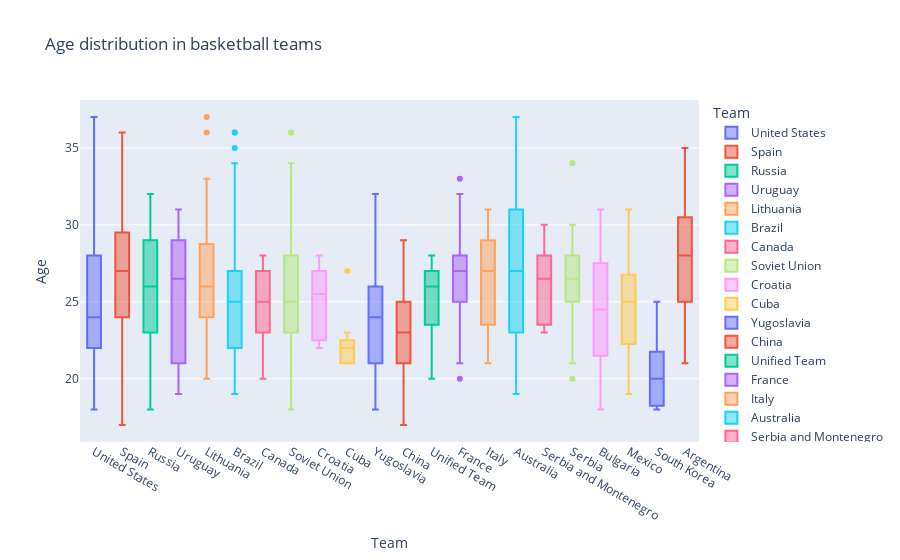

Notebook source saved alongside this figure:
### Code cell
# age distribution in basketball
# px.box or px.scatter are the best options here, otherwise i'm getting the sum of ages, which is irrelevant
fig = px.box(
    df_basketball,
    x="Team",
    y="Age",
    color="Team",
    title="Age distribution in basketball teams",
)
fig.show()

### Figure 1 — Plotly figure (JSON) as saved in the notebook; plotly's stock layout.template omitted (floating-point values rounded to 4 significant figures; data arrays with more than 128 entries replaced by an {"elided": "..."} marker saying what was removed)
{"data": [{"alignmentgroup": "True", "hovertemplate": "Team=%{x}<br>Age=%{y}<extra></extra>", "legendgroup": "United States", "marker": {"color": "#636efa"}, "name": "United States", "notched": false, "offsetgroup": "United States", "orientation": "v", "showlegend": true, "type": "box", "x": {"elided": "341 str values"}, "x0": " ", "xaxis": "x", "y": {"elided": "341 int values"}, "y0": " ", "yaxis": "y"}, {"alignmentgroup": "True", "hovertemplate": "Team=%{x}<br>Age=%{y}<extra></extra>", "legendgroup": "Spain", "marker": {"color": "#EF553B"}, "name": "Spain", "notched": false, "offsetgroup": "Spain", "orientation": "v", "showlegend": true, "type": "box", "x": ["Spain", "Spain", "Spain", "Spain", "Spain", "Spain", "Spain", "Spain", "Spain", "Spain", "Spain", "Spain", "Spain", "Spain", "Spain", "Spain", "Spain", "Spain", "Spain", "Spain", "Spain", "Spain", "Spain", "Spain", "Spain", "Spain", "Spain", "Spain", "Spain", "Spain", "Spain", "Spain", "Spain", "Spain", "Spain", "Spain", "Spain", "Spain", "Spain", "Spain", "Spain", "Spain", "Spain", "Spain", "Spain", "Spain", "Spain", "Spain", "Spain", "Spain", "Spain", "Spain", "Spain", "Spain", "Spain", "Spain", "Spain", "Spain", "Spain", "Spain"], "x0": " ", "xaxis": "x", "y": [23, 23, 25, 26, 30, 34, 23, 27, 29, 29, 30, 29, 23, 27, 31, 30, 23, 27, 28, 32, 36, 24, 22, 22, 22, 32, 25, 24, 28, 25, 28, 29, 22, 25, 29, 28, 32, 36, 21, 27, 36, 33, 20, 28, 32, 36, 28, 24, 26, 30, 24, 21, 17, 25, 28, 28, 25, 26, 26, 25], "y0": " ", "yaxis": "y"}, {"alignmentgroup": "True", "hovertemplate": "Team=%{x}<br>Age=%{y}<extra></extra>", "legendgroup": "Russia", "marker": {"color": "#00cc96"}, "name": "Russia", "notched": false, "offsetgroup": "Russia", "orientation": "v", "showlegend": true, "type": "box", "x": ["Russia", "Russia", "Russia", "Russia", "Russia", "Russia", "Russia", "Russia", "Russia", "Russia", "Russia", "Russia", "Russia", "Russia", "Russia", "Russia", "Russia", "Russia", "Russia", "Russia", "Russia", "Russia", "Russia", "Russia", "Russia", "Russia", "Russia", "Russia", "Russia", "Russia", "Russia", "Russia", "Russia", "Russia", "Russia", "Russia"], "x0": " ", "xaxis": "x", "y": [28, 23, 31, 21, 32, 26, 30, 31, 30, 18, 24, 24, 27, 29, 22, 31, 24, 28, 23, 20, 29, 26, 23, 27, 26, 27, 31, 22, 26, 23, 25, 25, 29, 23, 27, 26], "y0": " ", "yaxis": "y"}, {"alignmentgroup": "True", "hovertemplate": "Team=%{x}<br>Age=%{y}<extra></extra>", "legendgroup": "Uruguay", "marker": {"color": "#ab63fa"}, "name": "Uruguay", "notched": false, "offsetgroup": "Uruguay", "orientation": "v", "showlegend": true, "type": "box", "x": ["Uruguay", "Uruguay", "Uruguay", "Uruguay", "Uruguay", "Uruguay", "Uruguay", "Uruguay", "Uruguay", "Uruguay", "Uruguay", "Uruguay", "Uruguay", "Uruguay", "Uruguay", "Uruguay", "Uruguay", "Uruguay", "Uruguay", "Uruguay", "Uruguay", "Uruguay", "Uruguay", "Uruguay"], "x0": " ", "xaxis": "x", "y": [27, 24, 19, 30, 25, 29, null, 22, 27, 27, 31, 26, 30, null, 27, 29, 21, 26, 20, 21, 27, 21, 30, 20], "y0": " ", "yaxis": "y"}, {"alignmentgroup": "True", "hovertemplate": "Team=%{x}<br>Age=%{y}<extra></extra>", "legendgroup": "Lithuania", "marker": {"color": "#FFA15A"}, "name": "Lithuania", "notched": false, "offsetgroup": "Lithuania", "orientation": "v", "showlegend": true, "type": "box", "x": ["Lithuania", "Lithuania", "Lithuania", "Lithuania", "Lithuania", "Lithuania", "Lithuania", "Lithuania", "Lithuania", "Lithuania", "Lithuania", "Lithuania", "Lithuania", "Lithuania", "Lithuania", "Lithuania", "Lithuania", "Lithuania", "Lithuania", "Lithuania", "Lithuania", "Lithuania", "Lithuania", "Lithuania", "Lithuania", "Lithuania", "Lithuania", "Lithuania", "Lithuania", "Lithuania", "Lithuania", "Lithuania", "Lithuania", "Lithuania", "Lithuania"], "x0": " ", "xaxis": "x", "y": [26, 28, 33, 24, 22, 26, 30, 27, 24, 37, 20, 24, 31, 32, 36, 28, 24, 28, 32, 24, 29, 24, 20, 27, 31, 22, 22, 22, 26, 26, 25, 26, 22, 27, 20], "y0": " ", "yaxis": "y"}, {"alignmentgroup": "True", "hovertemplate": "Team=%{x}<br>Age=%{y}<extra></extra>", "legendgroup": "Brazil", "marker": {"color": "#19d3f3"}, "name": "Brazil", "notched": false, "offsetgroup": "Brazil", "orientation": "v", "showlegend": true, "type": "box", "x": ["Brazil", "Brazil", "Brazil", "Brazil", "Brazil", "Brazil", "Brazil", "Brazil", "Brazil", "Brazil", "Brazil", "Brazil", "Brazil", "Brazil", "Brazil", "Brazil", "Brazil", "Brazil", "Brazil", "Brazil", "Brazil", "Brazil", "Brazil", "Brazil", "Brazil", "Brazil", "Brazil", "Brazil", "Brazil", "Brazil", "Brazil", "Brazil", "Brazil", "Brazil", "Brazil", "Brazil", "Brazil", "Brazil", "Brazil", "Brazil", "Brazil", "Brazil", "Brazil", "Brazil", "Brazil", "Brazil", "Brazil", "Brazil", "Brazil", "Brazil", "Brazil", "Brazil", "Brazil", "Brazil", "Brazil", "Brazil", "Brazil", "Brazil"], "x0": " ", "xaxis": "x", "y": [25, 29, 21, 22, 26, 23, 35, 24, 28, 20, 23, 22, 24, 30, 27, 21, 25, 25, 25, 27, 31, 25, 25, 29, 29, 26, 23, 23, 27, 36, 27, 31, 21, 25, 20, 21, 21, 23, 27, 23, 23, 21, 25, 28, 34, 20, 24, 24, 19, 21, 25, 21, 32, 36, 26, 21, 25, 22], "y0": " ", "yaxis": "y"}, {"alignmentgroup": "True", "hovertemplate": "Team=%{x}<br>Age=%{y}<extra></extra>", "legendgroup": "Canada", "marker": {"color": "#FF6692"}, "name": "Canada", "notched": false, "offsetgroup": "Canada", "orientation": "v", "showlegend": true, "type": "box", "x": ["Canada", "Canada", "Canada", "Canada", "Canada", "Canada", "Canada", "Canada", "Canada"], "x0": " ", "xaxis": "x", "y": [27, 27, 23, 25, 28, 24, 20, 26, 23], "y0": " ", "yaxis": "y"}, {"alignmentgroup": "True", "hovertemplate": "Team=%{x}<br>Age=%{y}<extra></extra>", "legendgroup": "Soviet Union", "marker": {"color": "#B6E880"}, "name": "Soviet Union", "notched": false, "offsetgroup": "Soviet Union", "orientation": "v", "showlegend": true, "type": "box", "x": {"elided": "146 str values"}, "x0": " ", "xaxis": "x", "y": {"elided": "146 int values"}, "y0": " ", "yaxis": "y"}, {"alignmentgroup": "True", "hovertemplate": "Team=%{x}<br>Age=%{y}<extra></extra>", "legendgroup": "Croatia", "marker": {"color": "#FF97FF"}, "name": "Croatia", "notched": false, "offsetgroup": "Croatia", "orientation": "v", "showlegend": true, "type": "box", "x": ["Croatia", "Croatia", "Croatia", "Croatia", "Croatia", "Croatia", "Croatia", "Croatia", "Croatia", "Croatia", "Croatia", "Croatia"], "x0": " ", "xaxis": "x", "y": [25, 27, 28, 22, 22, 23, 26, 27, 27, 25, 22, 28], "y0": " ", "yaxis": "y"}, {"alignmentgroup": "True", "hovertemplate": "Team=%{x}<br>Age=%{y}<extra></extra>", "legendgroup": "Cuba", "marker": {"color": "#FECB52"}, "name": "Cuba", "notched": false, "offsetgroup": "Cuba", "orientation": "v", "showlegend": true, "type": "box", "x": ["Cuba", "Cuba", "Cuba", "Cuba", "Cuba", "Cuba", "Cuba", "Cuba", "Cuba", "Cuba", "Cuba", "Cuba"], "x0": " ", "xaxis": "x", "y": [22, 21, 22, 27, 22, 22, 21, 21, 21, 23, 21, 23], "y0": " ", "yaxis": "y"}, {"alignmentgroup": "True", "hovertemplate": "Team=%{x}<br>Age=%{y}<extra></extra>", "legendgroup": "Yugoslavia", "marker": {"color": "#636efa"}, "name": "Yugoslavia", "notched": false, "offsetgroup": "Yugoslavia", "orientation": "v", "showlegend": true, "type": "box", "x": ["Yugoslavia", "Yugoslavia", "Yugoslavia", "Yugoslavia", "Yugoslavia", "Yugoslavia", "Yugoslavia", "Yugoslavia", "Yugoslavia", "Yugoslavia", "Yugoslavia", "Yugoslavia", "Yugoslavia", "Yugoslavia", "Yugoslavia", "Yugoslavia", "Yugoslavia", "Yugoslavia", "Yugoslavia", "Yugoslavia", "Yugoslavia", "Yugoslavia", "Yugoslavia", "Yugoslavia", "Yugoslavia", "Yugoslavia", "Yugoslavia", "Yugoslavia", "Yugoslavia", "Yugoslavia", "Yugoslavia", "Yugoslavia", "Yugoslavia", "Yugoslavia", "Yugoslavia", "Yugoslavia", "Yugoslavia", "Yugoslavia", "Yugoslavia", "Yugoslavia", "Yugoslavia", "Yugoslavia", "Yugoslavia", "Yugoslavia", "Yugoslavia", "Yugoslavia", "Yugoslavia", "Yugoslavia", "Yugoslavia", "Yugoslavia", "Yugoslavia", "Yugoslavia", "Yugoslavia", "Yugoslavia", "Yugoslavia", "Yugoslavia", "Yugoslavia", "Yugoslavia", "Yugoslavia", "Yugoslavia", "Yugoslavia", "Yugoslavia", "Yugoslavia", "Yugoslavia", "Yugoslavia", "Yugoslavia", "Yugoslavia", "Yugoslavia", "Yugoslavia", "Yugoslavia", "Yugoslavia", "Yugoslavia", "Yugoslavia", "Yugoslavia", "Yugoslavia", "Yugoslavia", "Yugoslavia", "Yugoslavia", "Yugoslavia", "Yugoslavia", "Yugoslavia", "Yugoslavia", "Yugoslavia", "Yugoslavia"], "x0": " ", "xaxis": "x", "y": [23, 21, 18, 22, 24, 24, 19, 27, 31, 26, 27, 24, 24, 28, 32, 31, 22, 26, 19, 20, 25, 30, 22, 25, 28, 26, 27, 22, 26, 21, 25, 19, 23, 27, 20, 29, 27, 19, 25, 25, 18, 20, 26, 22, 26, 21, 24, 19, 24, 28, 28, 21, 22, 27, 19, 25, 19, 23, 20, 23, 27, 20, 30, 27, 21, 24, 25, 26, 30, 19, 26, 25, 20, 23, 24, 19, 24, 22, 21, 21, 25, 29, 21, 22], "y0": " ", "yaxis": "y"}, {"alignmentgroup": "True", "hovertemplate": "Team=%{x}<br>Age=%{y}<extra></extra>", "legendgroup": "China", "marker": {"color": "#EF553B"}, "name": "China", "notched": false, "offsetgroup": "China", "orientation": "v", "showlegend": true, "type": "box", "x": ["China", "China", "China", "China", "China", "China", "China", "China", "China", "China", "China", "China", "China", "China", "China", "China", "China", "China", "China", "China", "China", "China", "China"], "x0": " ", "xaxis": "x", "y": [21, 21, 21, 29, 23, 22, 22, 22, 22, 19, 27, 25, 21, 25, 25, 20, 26, 28, 24, 24, 24, 17, 25], "y0": " ", "yaxis": "y"}, {"alignmentgroup": "True", "hovertemplate": "Team=%{x}<br>Age=%{y}<extra></extra>", "legendgroup": "Unified Team", "marker": {"color": "#00cc96"}, "name": "Unified Team", "notched": false, "offsetgroup": "Unified Team", "orientation": "v", "showlegend": true, "type": "box", "x": ["Unified Team", "Unified Team", "Unified Team", "Unified Team", "Unified Team", "Unified Team", "Unified Team", "Unified Team", "Unified Team", "Unified Team", "Unified Team", "Unified Team"], "x0": " ", "xaxis": "x", "y": [20, 22, 26, 27, 28, 26, 27, 26, 27, 25, 23, 24], "y0": " ", "yaxis": "y"}, {"alignmentgroup": "True", "hovertemplate": "Team=%{x}<br>Age=%{y}<extra></extra>", "legendgroup": "France", "marker": {"color": "#ab63fa"}, "name": "France", "notched": false, "offsetgroup": "France", "orientation": "v", "showlegend": true, "type": "box", "x": ["France", "France", "France", "France", "France", "France", "France", "France", "France", "France", "France", "France", "France", "France", "France", "France", "France", "France", "France", "France", "France", "France", "France", "France", "France", "France", "France", "France", "France", "France", "France", "France", "France", "France", "France", "France", "France", "France"], "x0": " ", "xaxis": "x", "y": [28, 28, 32, 28, 26, 25, 27, 23, 27, 25, 28, 30, 22, 26, 31, 26, 27, 28, 25, 22, 26, 25, 33, 27, 24, 29, 20, 29, 23, 28, 23, 28, 28, 27, 28, 21, 23, 26], "y0": " ", "yaxis": "y"}, {"alignmentgroup": "True", "hovertemplate": "Team=%{x}<br>Age=%{y}<extra></extra>", "legendgroup": "Italy", "marker": {"color": "#FFA15A"}, "name": "Italy", "notched": false, "offsetgroup": "Italy", "orientation": "v", "showlegend": true, "type": "box", "x": ["Italy", "Italy", "Italy", "Italy", "Italy", "Italy", "Italy", "Italy", "Italy", "Italy", "Italy", "Italy", "Italy", "Italy", "Italy", "Italy", "Italy", "Italy", "Italy", "Italy", "Italy", "Italy", "Italy", "Italy"], "x0": " ", "xaxis": "x", "y": [29, 23, 21, 26, 29, 28, 29, 22, 21, 23, 29, 27, 30, 31, 31, 31, 26, 27, 26, 22, 28, 28, 24, 25], "y0": " ", "yaxis": "y"}, {"alignmentgroup": "True", "hovertemplate": "Team=%{x}<br>Age=%{y}<extra></extra>", "legendgroup": "Australia", "marker": {"color": "#19d3f3"}, "name": "Australia", "notched": false, "offsetgroup": "Australia", "orientation": "v", "showlegend": true, "type": "box", "x": ["Australia", "Australia", "Australia", "Australia", "Australia", "Australia", "Australia", "Australia", "Australia", "Australia", "Australia", "Australia", "Australia", "Australia", "Australia", "Australia", "Australia", "Australia", "Australia", "Australia", "Australia", "Australia", "Australia", "Australia", "Australia", "Australia", "Australia", "Australia", "Australia", "Australia", "Australia", "Australia", "Australia", "Australia", "Australia", "Australia", "Australia", "Australia", "Australia", "Australia", "Australia", "Australia", "Australia", "Australia", "Australia", "Australia", "Australia", "Australia", "Australia", "Australia", "Australia", "Australia", "Australia", "Australia", "Australia", "Australia", "Australia", "Australia", "Australia", "Australia"], "x0": " ", "xaxis": "x", "y": [23, 27, 31, 36, 23, 20, 24, 23, 27, 27, 32, 35, 20, 22, 23, 31, 27, 23, 28, 32, 27, 31, 24, 25, 29, 33, 37, 27, 19, 23, 27, 31, 20, 30, 25, 36, 25, 23, 23, 26, 23, 29, 27, 26, 30, 23, 27, 31, 28, 32, 36, 20, 24, 28, 23, 27, 31, 35, 22, 27], "y0": " ", "yaxis": "y"}, {"alignmentgroup": "True", "hovertemplate": "Team=%{x}<br>Age=%{y}<extra></extra>", "legendgroup": "Serbia and Montenegro", "marker": {"color": "#FF6692"}, "name": "Serbia and Montenegro", "notched": false, "offsetgroup": "Serbia and Montenegro", "orientation": "v", "showlegend": true, "type": "box", "x": ["Serbia and Montenegro", "Serbia and Montenegro", "Serbia and Montenegro", "Serbia and Montenegro", "Serbia and Montenegro", "Serbia and Montenegro", "Serbia and Montenegro", "Serbia and Montenegro", "Serbia and Montenegro", "Serbia and Montenegro", "Serbia and Montenegro", "Serbia and Montenegro"], "x0": " ", "xaxis": "x", "y": [23, 23, 26, 28, 28, 24, 27, 30, 24, 29, 23, 27], "y0": " ", "yaxis": "y"}, {"alignmentgroup": "True", "hovertemplate": "Team=%{x}<br>Age=%{y}<extra></extra>", "legendgroup": "Serbia", "marker": {"color": "#B6E880"}, "name": "Serbia", "notched": false, "offsetgroup": "Serbia", "orientation": "v", "showlegend": true, "type": "box", "x": ["Serbia", "Serbia", "Serbia", "Serbia", "Serbia", "Serbia", "Serbia", "Serbia", "Serbia", "Serbia", "Serbia", "Serbia", "Serbia", "Serbia", "Serbia", "Serbia", "Serbia", "Serbia", "Serbia", "Serbia", "Serbia", "Serbia", "Serbia", "Serbia"], "x0": " ", "xaxis": "x", "y": [26, 23, 30, 27, 20, 26, 34, 21, 26, 25, 24, 25, 26, 28, 27, 25, 29, 27, 28, 28, 30, 21, 28, 29], "y0": " ", "yaxis": "y"}, {"alignmentgroup": "True", "hovertemplate": "Team=%{x}<br>Age=%{y}<extra></extra>", "legendgroup": "Bulgaria", "marker": {"color": "#FF97FF"}, "name": "Bulgaria", "notched": false, "offsetgroup": "Bulgaria", "orientation": "v", "showlegend": true, "type": "box", "x": ["Bulgaria", "Bulgaria", "Bulgaria", "Bulgaria", "Bulgaria", "Bulgaria", "Bulgaria", "Bulgaria", "Bulgaria", "Bulgaria", "Bulgaria", "Bulgaria", "Bulgaria", "Bulgaria", "Bulgaria", "Bulgaria", "Bulgaria", "Bulgaria", "Bulgaria", "Bulgaria", "Bulgaria", "Bulgaria", "Bulgaria", "Bulgaria"], "x0": " ", "xaxis": "x", "y": [27, 31, 21, 24, 28, 19, 24, 28, 22, 23, 27, 25, 29, 20, 22, 26, 18, 25, 22, 18, 28, 26, 30, 20], "y0": " ", "yaxis": "y"}, {"alignmentgroup": "True", "hovertemplate": "Team=%{x}<br>Age=%{y}<extra></extra>", "legendgroup": "Mexico", "marker": {"color": "#FECB52"}, "name": "Mexico", "notched": false, "offsetgroup": "Mexico", "orientation": "v", "showlegend": true, "type": "box", "x": ["Mexico", "Mexico", "Mexico", "Mexico", "Mexico", "Mexico", "Mexico", "Mexico", "Mexico", "Mexico", "Mexico"], "x0": " ", "xaxis": "x", "y": [23, 24, 31, 22, 30, 22, 27, 26, 26, 25, 19], "y0": " ", "yaxis": "y"}, {"alignmentgroup": "True", "hovertemplate": "Team=%{x}<br>Age=%{y}<extra></extra>", "legendgroup": "South Korea", "marker": {"color": "#636efa"}, "name": "South Korea", "notched": false, "offsetgroup": "South Korea", "orientation": "v", "showlegend": true, "type": "box", "x": ["South Korea", "South Korea", "South Korea", "South Korea", "South Korea", "South Korea", "South Korea", "South Korea", "South Korea", "South Korea", "South Korea"], "x0": " ", "xaxis": "x", "y": [25, 18, 20, 21, 22, 21, 19, 20, 18, 25, 18], "y0": " ", "yaxis": "y"}, {"alignmentgroup": "True", "hovertemplate": "Team=%{x}<br>Age=%{y}<extra></extra>", "legendgroup": "Argentina", "marker": {"color": "#EF553B"}, "name": "Argentina", "notched": false, "offsetgroup": "Argentina", "orientation": "v", "showlegend": true, "type": "box", "x": ["Argentina", "Argentina", "Argentina", "Argentina", "Argentina", "Argentina", "Argentina", "Argentina", "Argentina", "Argentina", "Argentina", "Argentina", "Argentina", "Argentina", "Argentina", "Argentina", "Argentina", "Argentina", "Argentina", "Argentina", "Argentina", "Argentina", "Argentina", "Argentina"], "x0": " ", "xaxis": "x", "y": [21, 25, 27, 27, 31, 30, 24, 26, 30, 25, 28, 32, 24, 28, 31, 35, 24, 31, 29, 27, 24, 28, 33, 30], "y0": " ", "yaxis": "y"}], "layout": {"boxmode": "overlay", "legend": {"title": {"text": "Team"}, "tracegroupgap": 0}, "title": {"text": "Age distribution in basketball teams"}, "xaxis": {"anchor": "y", "categoryarray": ["United States", "Spain", "Russia", "Uruguay", "Lithuania", "Brazil", "Canada", "Soviet Union", "Croatia", "Cuba", "Yugoslavia", "China", "Unified Team", "France", "Italy", "Australia", "Serbia and Montenegro", "Serbia", "Bulgaria", "Mexico", "South Korea", "Argentina"], "categoryorder": "array", "domain": [0, 1], "title": {"text": "Team"}}, "yaxis": {"anchor": "x", "domain": [0, 1], "title": {"text": "Age"}}}}
